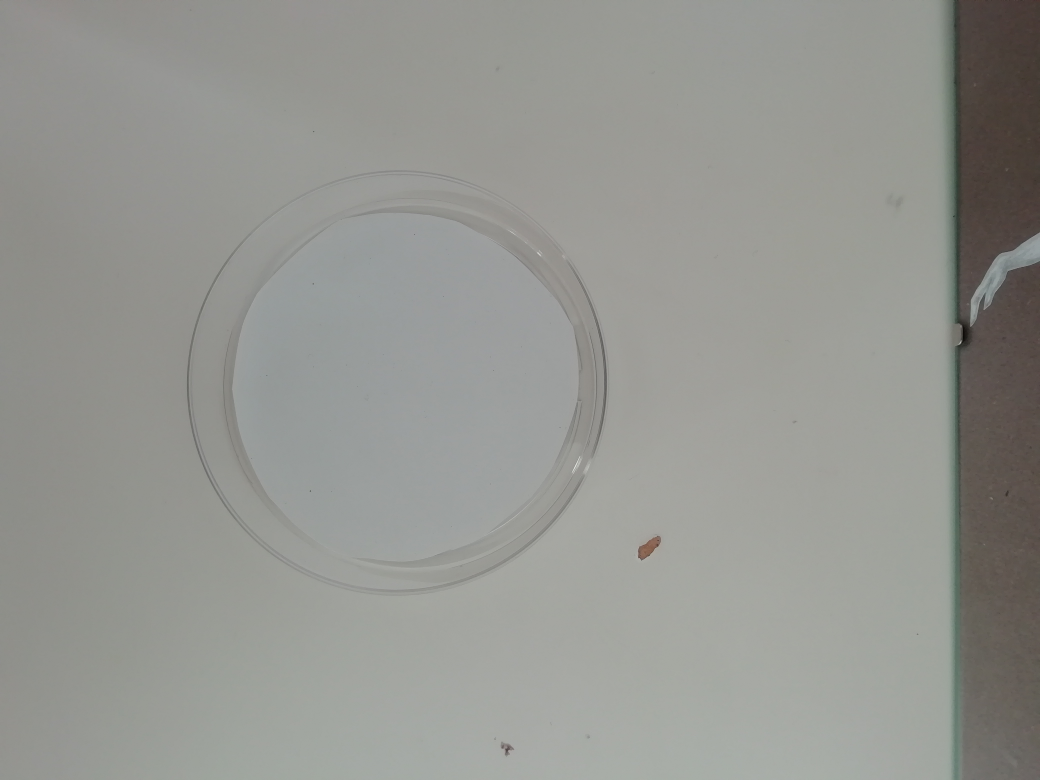
#> input picture sample_p_dish_images/colony_growth_stage_0.jpg, 4160 x 3120 px, found by its file name (shown at 1/4 size)
$ python find_dish.py   (older library calls are emulated)
#> lines starting #> are read from the running program, lines starting #| are printed output that depends on the picture; after the words box and inside, x2 and y2 are one past the last pixel; in counts of white or black regions, pixels touching at a corner belong together
import cv2 as cv
import numpy as np


image_path = "green_dots.jpg"

# ----------------------------------------------------------------------------
# ----------------------------------------------------------------------------


def resize_image(image, scale_factor):
    width = int(image.shape[1] * scale_factor)
    height = int(image.shape[0] * scale_factor)
    dim = (width, height)
    resized = cv.resize(image, dim, interpolation = cv.INTER_AREA)
    return resized


# [55 lines left out: functions get_dish_mask, count_keypoints, find_blobs, not called in this run]


def image_subtraction_approach():
    filename_0 = 'sample_p_dish_images/colony_growth_stage_0.jpg'
    filename_1 = 'sample_p_dish_images/colony_growth_stage_3.jpg'
    scale_factor = 0.25 # this is the scale to which images are resized for screen display


    # read in images (for before & after growth)
    empty_dish = cv.imread(filename_0)
#> empty_dish is the input picture: shape (3120, 4160, 3); mean B, G, R 145, 149.7, 148.8
    full_dish = cv.imread(filename_1)
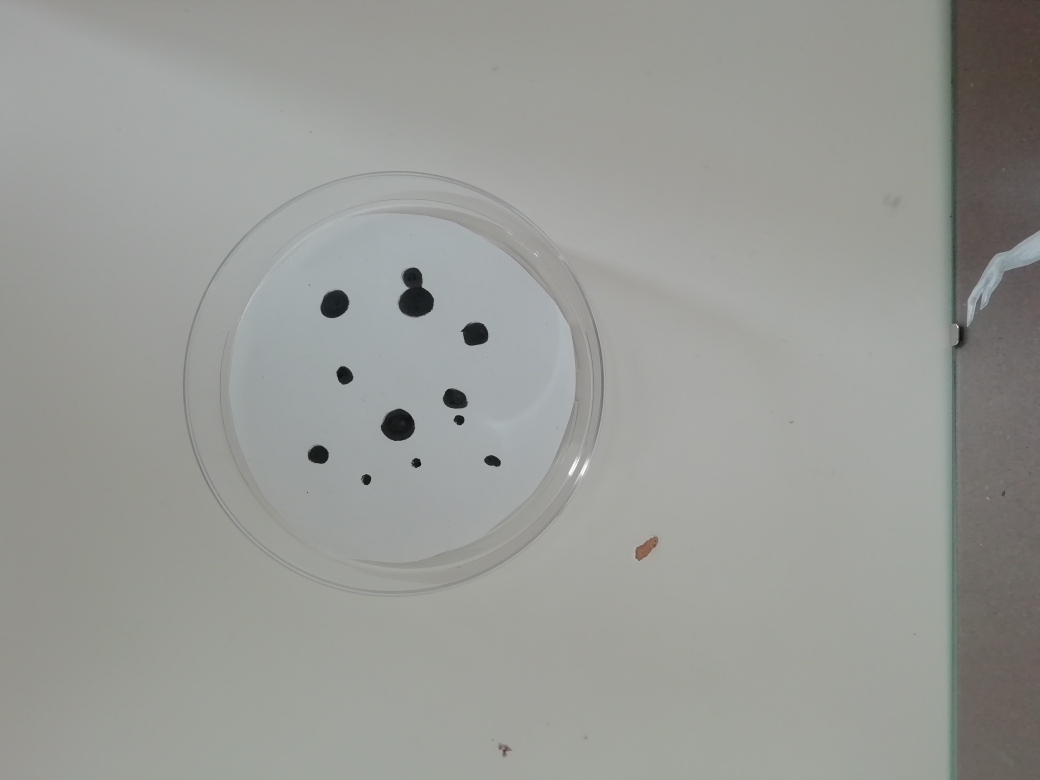
#> input picture sample_p_dish_images/colony_growth_stage_3.jpg, 4160 x 3120 px, found by its file name (shown at 1/4 size)
#> full_dish is the input picture: shape (3120, 4160, 3); mean B, G, R 150, 154.3, 152.8
    assert (empty_dish is not None)
    assert (full_dish is not None)

    # get subtraction image
    sub_result = cv.subtract(empty_dish, full_dish)
    display_image = np.hstack((empty_dish, full_dish, sub_result))

    # convert to grayscale, threshold & erode image
    binary_threshold = 100
    sub_result = cv.cvtColor(sub_result, cv.COLOR_BGR2GRAY)
#> sub_result: shape (3120, 4160)
    ret, thresholded = cv.threshold(sub_result, binary_threshold, 255, 0)
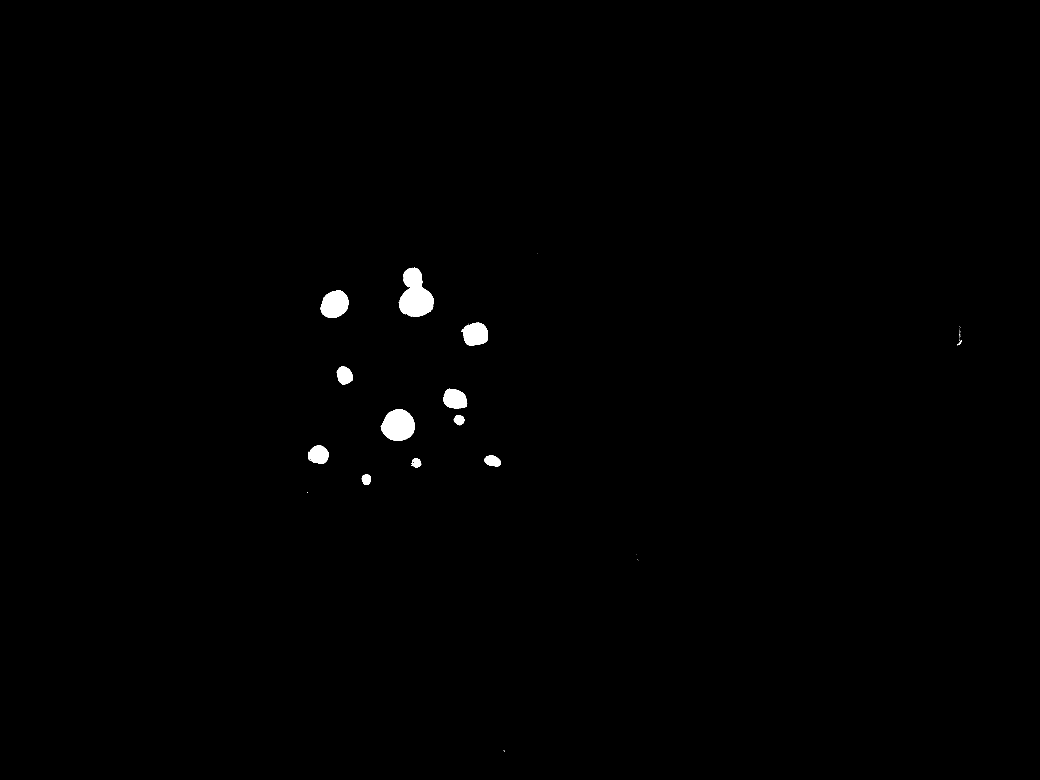
#> thresholded: shape (3120, 4160) (shown at 1/4 size); 0.51% white; 40 white regions (28 under 20 px), largest, box (x1, y1, x2, y2) and area: (1595, 1071, 1735, 1266) 17560, (1523, 1636, 1659, 1763) 12827, (1283, 1161, 1395, 1272) 9281
#> ret = 100

    kernel = np.ones((15,15),np.uint8)
    thresholded = cv.erode(thresholded, kernel)
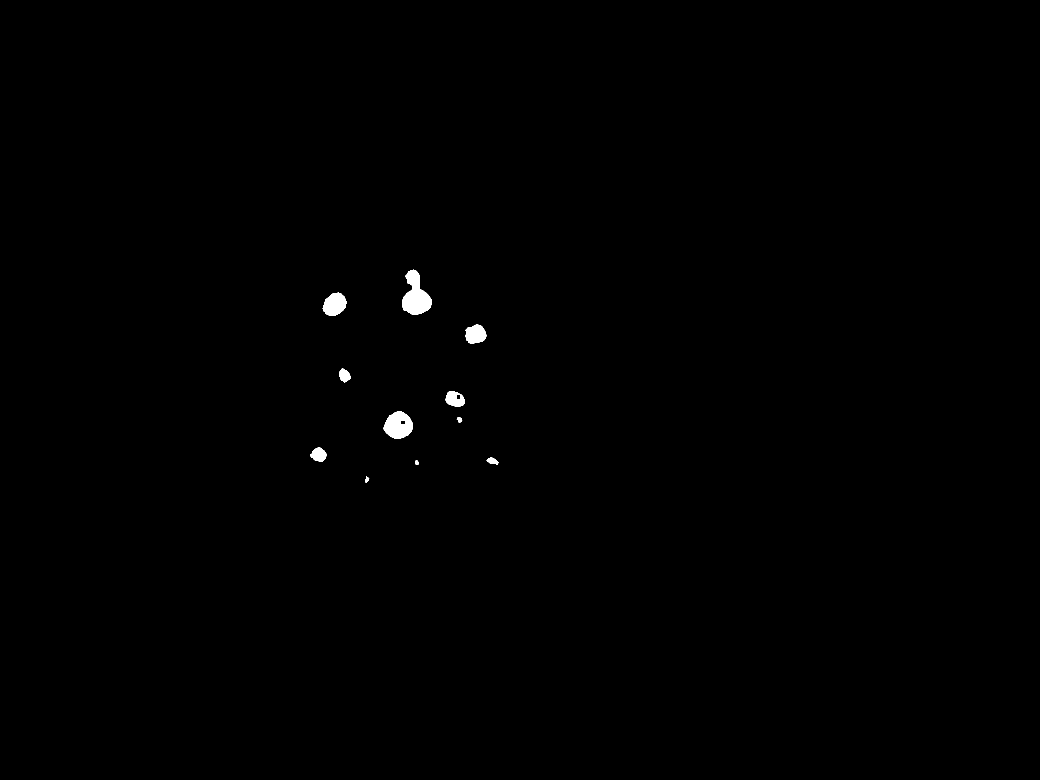
#> thresholded: shape (3120, 4160) (shown at 1/4 size); 0.32% white; 11 white regions, largest, box (x1, y1, x2, y2) and area: (1608, 1079, 1726, 1258) 12394, (1533, 1644, 1650, 1756) 9024, (1291, 1170, 1387, 1264) 6300
    thresholded = cv.dilate(thresholded, kernel)
#> thresholded: shape (3120, 4160); 0.5% white; 11 white regions


    # get image contours
    im2, contours, hierarchy = cv.findContours(thresholded, cv.RETR_TREE, cv.CHAIN_APPROX_SIMPLE)
#> contours = 13 contours, 2 with area under 20; largest, box (x1, y1, x2, y2) and area: (1601, 1072, 1733, 1265) 16862, (1526, 1637, 1657, 1763) 12518, (1284, 1163, 1394, 1271) 8984, (1853, 1292, 1952, 1381) 7079, (1774, 1557, 1866, 1633) 5546

    # analyse each contour region
    # & remove any contours which don't represent a bacteria colony
    new_contours = []
    result_image = full_dish.copy()
    for c in contours:
        mask = np.zeros(thresholded.shape,np.uint8)
        cv.drawContours(mask,[c],0,255,-1)
        mean_pixel_val = cv.mean(thresholded, mask=mask)
        # mean val shows whether the region is a colony, or a hole in a detected colony
        # holes will be dark, whereas colonies will be light

        if int(mean_pixel_val[0]) > 200: # region is a colony, not just a hole

            # analyse contour shape, to separate overlapping contours
            hull = cv.convexHull(c)
            # cv.drawContours(result_image, [hull], 0, (0,255,0))

            # if area_between_contour_&_hull > threshold:  <----+
            #   get region of interest (sub_image)              |
            #   num_of_contours = get_contours(sub_image)       |
            #   while (num_of_contours == 1):                   |
            #       sub_image = erode(sub_image)                |
            #       num_of_contours = get_contours(sub_image)   |
            # iterate back to here -----------------------------+

            new_contours.append(c)
#> this loop made 13 passes
#> mean_pixel_val on passes 1 to 12: (255, 0, 0, 0), (255, 0, 0, 0), (255, 0, 0, 0), (255, 0, 0, 0), (255, 0, 0, 0), (254.9, 0, 0, 0), (165, 0, 0, 0), (254.6, 0, 0, 0), (147.6, 0, 0, 0), (255, 0, 0, 0), (255, 0, 0, 0), (255, 0, 0, 0)
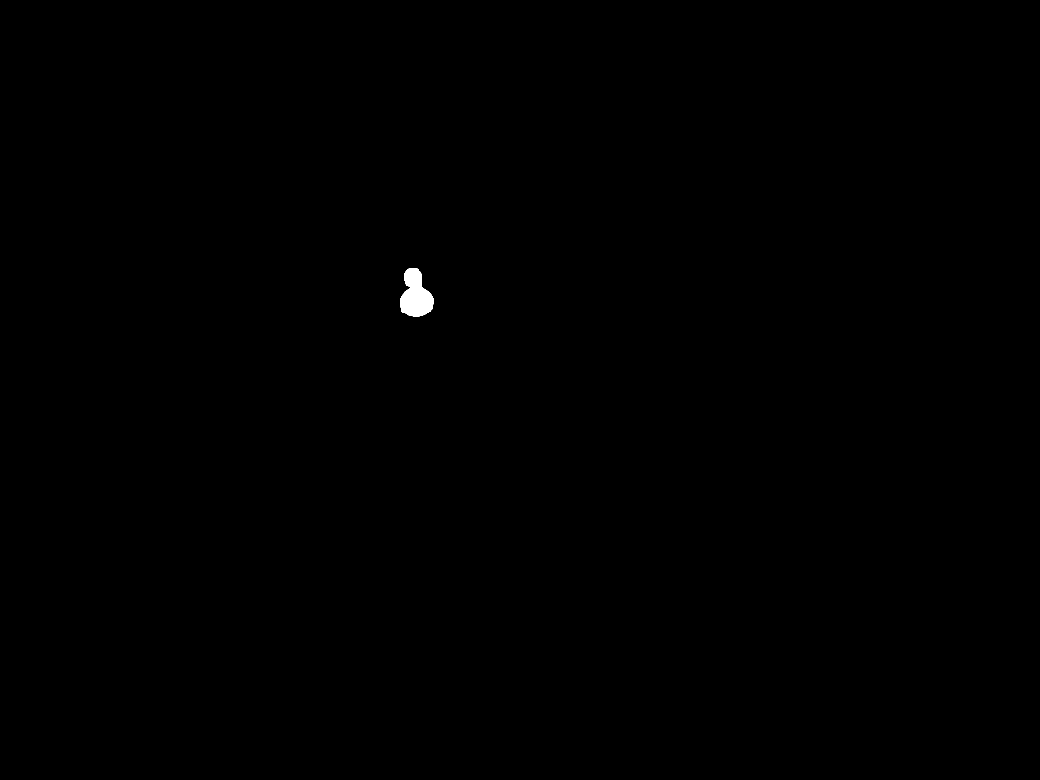
#> mask: shape (3120, 4160) (shown at 1/4 size); 0.13% white; 1 white region
#> after the loop, new_contours = 11 contours; largest, box (x1, y1, x2, y2) and area: (1601, 1072, 1733, 1265) 16862, (1526, 1637, 1657, 1763) 12518, (1284, 1163, 1394, 1271) 8984, (1853, 1292, 1952, 1381) 7079, (1774, 1557, 1866, 1633) 5546

    # create contour images
    cv.drawContours(result_image, new_contours, -1, (0,0,255), 1)

    # print results
    count = len(new_contours)
#> count = 11
    print (count, "colonies found")
#| 11 colonies found
    print (len(contours)-count, "false posatives disregarded")
#| 2 false posatives disregarded

    # add text & show images
    thresholded = resize_image(thresholded, scale_factor)
#> in resize_image, `width = int(image.shape[1] * scale_factor)`: width = 1040
#> in resize_image, `height = int(image.shape[0] * scale_factor)`: height = 780
#> in resize_image, `dim = (width, height)`: dim = (1040, 780)
    cv.imshow("thresholded",thresholded)

    result_image = resize_image(result_image, scale_factor)
#> call 2 of resize_image, with scale_factor = 0.25
#> in resize_image (call 2), `resized = cv.resize(image, dim, interpolation = cv.INTER_AREA)`:
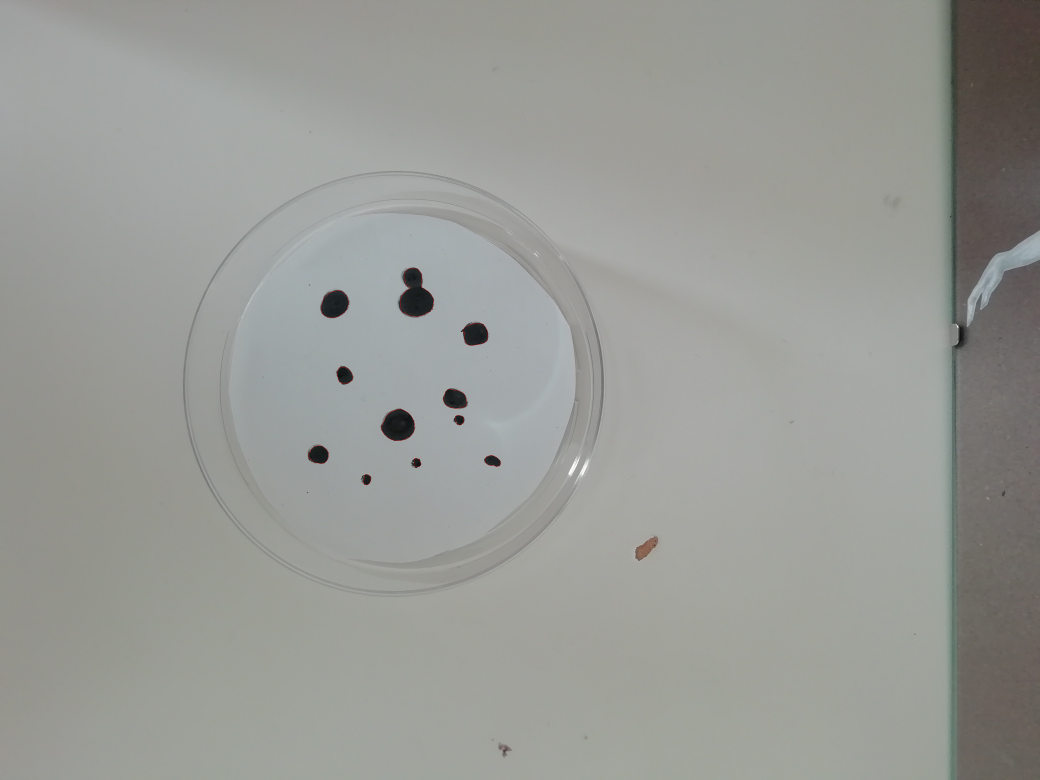
#> resized: shape (780, 1040, 3); mean B, G, R 150.1, 154.3, 152.9
    cv.putText(result_image, str(count), (10,30), cv.FONT_HERSHEY_SIMPLEX, 0.8, (0,0,255))
#> result_image: shape (780, 1040, 3)
    cv.imshow("result_image",result_image)

    cv.waitKey(0)
    cv.destroyAllWindows()


# ----------------------------------------------------------------------------
# ----------------------------------------------------------------------------

# [35 lines left out: function find_dishes, not called in this run]


# ----------------------------------------------------------------------------
# ----------------------------------------------------------------------------


# find_dishes()
# find_blobs(img)
image_subtraction_approach()


# show the output image
#cv.imshow("output", np.hstack([image, image_edged]))
#cv.waitKey(0)
